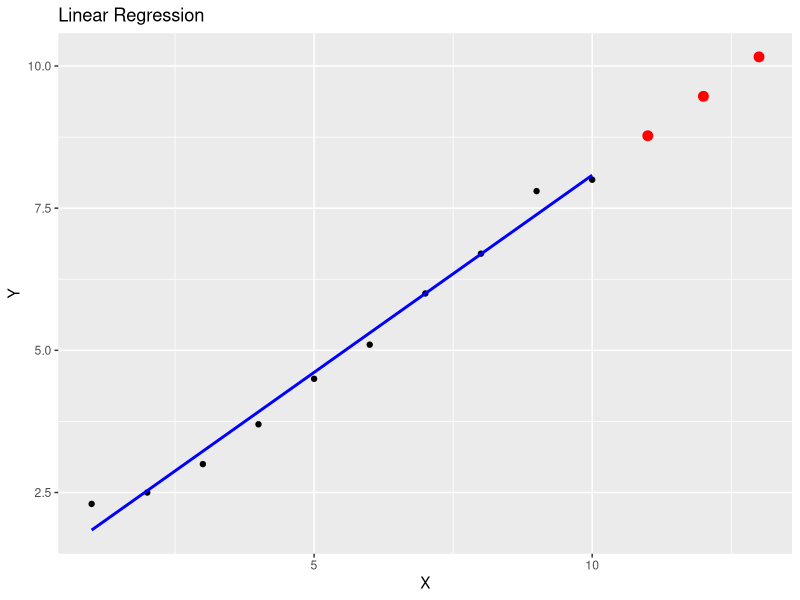

Source code (R): (Note: this script raises an error after producing the figure.)
# Load necessary libraries
library(ggplot2)

# Example dataset
data <- data.frame(
  x = 1:10,
  y = c(2.3, 2.5, 3.0, 3.7, 4.5, 5.1, 6.0, 6.7, 7.8, 8.0)
)

# Fit Linear Regression model
linear_model <- lm(y ~ x, data = data)

# Summary of the model
summary(linear_model)

# Predict on new data
new_data <- data.frame(x = c(11, 12, 13))
predictions <- predict(linear_model, new_data)

# Print predictions
print(predictions)

# Plotting
ggplot(data, aes(x, y)) +
  geom_point() +
  geom_smooth(method = "lm", se = FALSE, color = "blue") +
  geom_point(data = new_data, aes(y = predictions), color = "red", size = 3) +
  labs(title = "Linear Regression", x = "X", y = "Y")
----------------------------------------------------------------
# Load necessary library
library(ggplot2)

# Use the mtcars dataset
data(mtcars)

# Fit Linear Regression model
linear_model <- lm(mpg ~ wt, data = mtcars)

# Summary of the model
summary(linear_model)

# Predict on new data
new_data <- data.frame(wt = c(2.5, 3.0, 3.5))
predictions <- predict(linear_model, new_data)

# Print predictions
print(predictions)

# Plotting
ggplot(mtcars, aes(x = wt, y = mpg)) +
  geom_point() +
  geom_smooth(method = "lm", se = FALSE, color = "blue") +
  geom_point(data = new_data, aes(y = predictions), color = "red", size = 3) +
  labs(title = "Linear Regression: MPG vs Weight", x = "Weight", y = "Miles Per Gallon (MPG)")


# Instructions to Run in R Studio
# Open R Studio.
# Create a new R script or open a new R Notebook.
# Copy and paste each block of code into separate sections.
# Run each block sequentially to see the output, predictions, and plots.

# Linear Regression: Used for predicting a continuous outcome.
# Examines the relationship between weight (wt) and miles per gallon (mpg) in the mtcars dataset.
